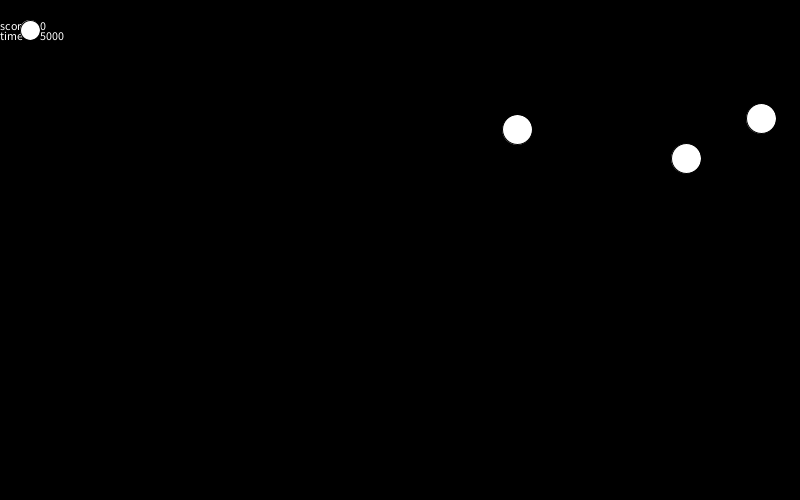
Frame 1 (no input)
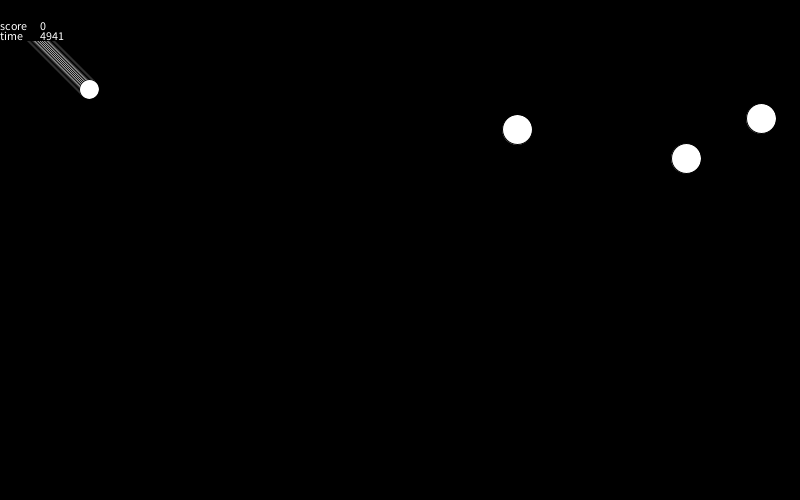
Frame 60 (the mouse pressed at the canvas centre just before this capture)
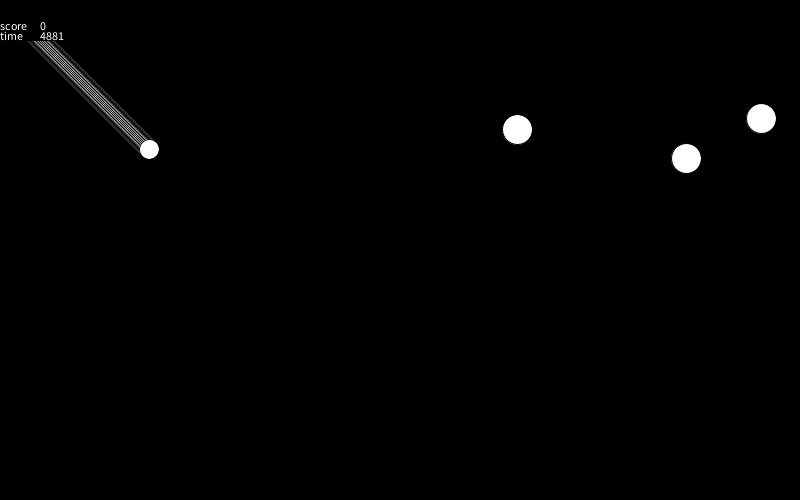
Frame 120 (the mouse held since frame 60 and released just before this capture)

The Processing sketch that drew these frames (run headless with seeded random() and noise(); from frame 60 on, the mouse is pressed at the canvas centre):

// Processing sketch: processing_144792
// ── processing_144792.pde

float a = 30;
float b = 30;
float c = 20;
float sx = 1;
float sy = 1;
float aa;
float bb;
float cc;
float d;
float e;
float f;
int score = 0;
int level = 0;
int time = 5000;
int lev = 1;

void setup(){
  size(800,500);
  background(0);
  fill(255);
    aa = random(width);
    bb = random(height);
    ellipse(aa,bb,30,30);
    cc = random(width);
    d = random(height);
    ellipse(cc,d,30,30);
    e = random(width);
    f = random(height);
    ellipse(e,f,30,30);
}

void draw(){
  fill(0);
  rect(0,0,70,40);
  fill(255);
  text("score",0,30);
  text("time", 0,40);
  text(score,40,30);
  text(time, 40,40);
  drawThing(a,b,c);
  a = movex(a,sx);
  b = movey(b,sy);
  if(a>width+c){
    a=-c;
  } else if(a<-c){
    a=width+c;
  }
  if(b>height+c){
    b=-c;
  } else if(b<-c){
    b=height+c;
  }
  score1(a,aa,b,bb);
  score2(a,cc,b,d);
  score3(a,e,b,f);
  if (level<3){
    time-= lev;
  } else if (level >= 3){
    setup();
    level=0;
    lev++;
  }
  if (time<0){
    textSize(72);
    fill(255,0,0);
    text("Game Over",width/3,height/2);
    noLoop();
  }
}

void drawThing(float g, float h, float r){
  ellipse(g,h,r,r);
}
float movey(float r,float t){
   if(keyCode == UP){
      t= -abs(t);
    }
     if (keyCode == DOWN){
        t= abs(t);
      }
  r+=t;
  return r;
}

float movex(float y,float x){
   if(keyCode == LEFT){
      x= -abs(x);
  }
     if (keyCode == RIGHT){
        x= abs(x);
      }
  y+=x;
  return y;
}

float score1(float x1,float x2, float y1, float y2){
    if (x1 < x2+20 && x1 > x2-20){
      if(y1 < y2+20 && y1 > y2-20){
        fill(#ffff00);
        ellipse(x2,y2,50,50);
        fill(255);
        score+=2000;
        aa+=1000;
        time+=2000;
        level++;
      }
    }
  return x2;
}
float score2(float x1,float x2, float y1, float y2){
  if (x1 < x2+20 && x1 > x2-20){
    if(y1 < y2+20 && y1 > y2-20){
        fill(#ffff00);
        ellipse(x2,y2,50,50);
        fill(255);
      score+=2000;
      cc=1000;
      level++;
      time+=2000;
    }
  }
  return x2;
}
float score3(float x1,float x2, float y1, float y2){
  if (x1 < x2+20 && x1 > x2-20){
    if(y1 < y2+20 && y1 > y2-20){
      fill(#ffff00);
      ellipse(x2,y2,50,50);
      fill(255);
      score+=2000;
      e=1000;
      level++;
      time+=2000;
    }
  }
  return x2;
}
